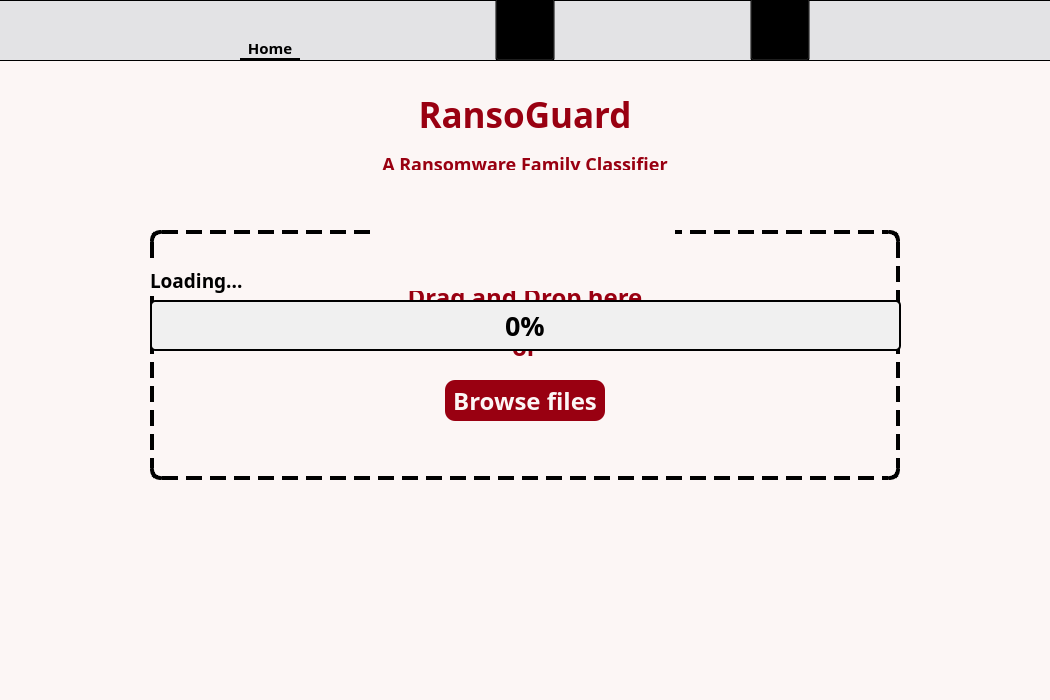
<?xml version="1.0" encoding="UTF-8"?>
<ui version="4.0">
 <class>Dialog</class>
 <widget class="QDialog" name="Dialog">
  <property name="geometry">
   <rect>
    <x>0</x>
    <y>0</y>
    <width>1050</width>
    <height>700</height>
   </rect>
  </property>
  <property name="focusPolicy">
   <enum>Qt::NoFocus</enum>
  </property>
  <property name="windowTitle">
   <string>Dialog</string>
  </property>
  <property name="layoutDirection">
   <enum>Qt::LeftToRight</enum>
  </property>
  <property name="styleSheet">
   <string notr="true">background-color:#FCF6F5;</string>
  </property>
  <widget class="QLabel" name="dragndrop_label">
   <property name="geometry">
    <rect>
     <x>150</x>
     <y>230</y>
     <width>750</width>
     <height>250</height>
    </rect>
   </property>
   <property name="font">
    <font>
     <family>Century Gothic</family>
     <pointsize>18</pointsize>
     <weight>75</weight>
     <bold>true</bold>
    </font>
   </property>
   <property name="styleSheet">
    <string notr="true">border: 4px dashed black;
    border-radius: 10px;


color:#990011</string>
   </property>
   <property name="text">
    <string>&lt;html&gt;
&lt;head/&gt;
&lt;body&gt;
&lt;p style=&quot;line-height: 1.5;&quot;&gt;Drag and Drop here&lt;br/&gt;or&lt;br/&gt;Browse files&lt;/p&gt;
&lt;/body&gt;
&lt;/html&gt;
</string>
   </property>
   <property name="alignment">
    <set>Qt::AlignCenter</set>
   </property>
  </widget>
  <widget class="QPushButton" name="browse_files_button">
   <property name="geometry">
    <rect>
     <x>445</x>
     <y>380</y>
     <width>160</width>
     <height>41</height>
    </rect>
   </property>
   <property name="font">
    <font>
     <family>Century Gothic</family>
     <pointsize>18</pointsize>
     <weight>75</weight>
     <bold>true</bold>
    </font>
   </property>
   <property name="styleSheet">
    <string notr="true">QPushButton {
	background-color: #990011;
    color:#FCF6F5;
    border-radius: 10px;
}</string>
   </property>
   <property name="text">
    <string>Browse files</string>
   </property>
  </widget>
  <widget class="QLabel" name="label">
   <property name="geometry">
    <rect>
     <x>325</x>
     <y>90</y>
     <width>400</width>
     <height>80</height>
    </rect>
   </property>
   <property name="font">
    <font>
     <family>Century Gothic</family>
     <pointsize>26</pointsize>
     <weight>75</weight>
     <bold>true</bold>
    </font>
   </property>
   <property name="styleSheet">
    <string notr="true">color:#990011</string>
   </property>
   <property name="text">
    <string>&lt;p &gt;RansoGuard&lt;/p&gt;
&lt;p style=&quot;font-size: 18px;&quot;&gt;A Ransomware Family Classifier&lt;/p&gt;</string>
   </property>
   <property name="alignment">
    <set>Qt::AlignCenter</set>
   </property>
  </widget>
  <widget class="QWidget" name="menu_widget" native="true">
   <property name="geometry">
    <rect>
     <x>0</x>
     <y>0</y>
     <width>1050</width>
     <height>61</height>
    </rect>
   </property>
   <property name="styleSheet">
    <string notr="true">#menu_widget{
border-top: 1px solid rgb(0, 0, 0);
border-bottom: 1px solid rgb(0, 0, 0);

background-color: rgb(227, 227, 229)
} 


#menu_widget QPushButton
{

background-color: transparent;
}



#menu_widget QLabel{
 background-color: transparent;
}




#menu_widget QPushButton:checked
{

padding-top: 3px;
border: 3px solid black;
border-left: none;
border-right: none;
border-top: none;
}





</string>
   </property>
   <widget class="QLabel" name="home_label">
    <property name="geometry">
     <rect>
      <x>240</x>
      <y>37</y>
      <width>60</width>
      <height>21</height>
     </rect>
    </property>
    <property name="font">
     <font>
      <family>Century Gothic</family>
      <pointsize>11</pointsize>
      <weight>75</weight>
      <bold>true</bold>
     </font>
    </property>
    <property name="text">
     <string>Home</string>
    </property>
    <property name="alignment">
     <set>Qt::AlignCenter</set>
    </property>
   </widget>
   <widget class="QPushButton" name="homeButton">
    <property name="geometry">
     <rect>
      <x>240</x>
      <y>-12</y>
      <width>60</width>
      <height>73</height>
     </rect>
    </property>
    <property name="font">
     <font>
      <family>Century Gothic</family>
      <pointsize>14</pointsize>
      <weight>75</weight>
      <bold>true</bold>
     </font>
    </property>
    <property name="toolTip">
     <string/>
    </property>
    <property name="styleSheet">
     <string notr="true"/>
    </property>
    <property name="text">
     <string/>
    </property>
    <property name="icon">
     <iconset>
      <normaloff>../../Downloads/home.png</normaloff>../../Downloads/home.png</iconset>
    </property>
    <property name="iconSize">
     <size>
      <width>26</width>
      <height>26</height>
     </size>
    </property>
    <property name="checkable">
     <bool>true</bool>
    </property>
    <property name="checked">
     <bool>true</bool>
    </property>
    <property name="autoExclusive">
     <bool>true</bool>
    </property>
   </widget>
   <widget class="QLabel" name="history_label">
    <property name="geometry">
     <rect>
      <x>495</x>
      <y>37</y>
      <width>60</width>
      <height>21</height>
     </rect>
    </property>
    <property name="font">
     <font>
      <family>Century Gothic</family>
      <pointsize>11</pointsize>
      <weight>75</weight>
      <bold>true</bold>
     </font>
    </property>
    <property name="text">
     <string>History</string>
    </property>
    <property name="alignment">
     <set>Qt::AlignCenter</set>
    </property>
   </widget>
   <widget class="QPushButton" name="historyButton">
    <property name="geometry">
     <rect>
      <x>495</x>
      <y>-8</y>
      <width>60</width>
      <height>69</height>
     </rect>
    </property>
    <property name="font">
     <font>
      <family>Century Gothic</family>
      <pointsize>14</pointsize>
      <weight>75</weight>
      <bold>true</bold>
     </font>
    </property>
    <property name="toolTip">
     <string/>
    </property>
    <property name="styleSheet">
     <string notr="true"/>
    </property>
    <property name="text">
     <string/>
    </property>
    <property name="icon">
     <iconset>
      <normaloff>../../Downloads/histroy.png</normaloff>../../Downloads/histroy.png</iconset>
    </property>
    <property name="iconSize">
     <size>
      <width>26</width>
      <height>26</height>
     </size>
    </property>
    <property name="checkable">
     <bool>true</bool>
    </property>
    <property name="checked">
     <bool>false</bool>
    </property>
    <property name="autoExclusive">
     <bool>true</bool>
    </property>
   </widget>
   <widget class="QLabel" name="settings_label">
    <property name="geometry">
     <rect>
      <x>750</x>
      <y>37</y>
      <width>60</width>
      <height>21</height>
     </rect>
    </property>
    <property name="font">
     <font>
      <family>Century Gothic</family>
      <pointsize>11</pointsize>
      <weight>75</weight>
      <bold>true</bold>
     </font>
    </property>
    <property name="text">
     <string>&lt;html&gt;&lt;head/&gt;&lt;body&gt;&lt;p&gt;Help&lt;/p&gt;&lt;/body&gt;&lt;/html&gt;</string>
    </property>
    <property name="alignment">
     <set>Qt::AlignCenter</set>
    </property>
   </widget>
   <widget class="QPushButton" name="settingsButton">
    <property name="geometry">
     <rect>
      <x>750</x>
      <y>-12</y>
      <width>60</width>
      <height>73</height>
     </rect>
    </property>
    <property name="font">
     <font>
      <family>Century Gothic</family>
      <pointsize>14</pointsize>
      <weight>75</weight>
      <bold>true</bold>
     </font>
    </property>
    <property name="toolTip">
     <string/>
    </property>
    <property name="styleSheet">
     <string notr="true"/>
    </property>
    <property name="text">
     <string/>
    </property>
    <property name="icon">
     <iconset>
      <normaloff>../../Downloads/settings.png</normaloff>../../Downloads/settings.png</iconset>
    </property>
    <property name="iconSize">
     <size>
      <width>26</width>
      <height>26</height>
     </size>
    </property>
    <property name="checkable">
     <bool>true</bool>
    </property>
    <property name="autoExclusive">
     <bool>true</bool>
    </property>
   </widget>
  </widget>
  <widget class="QProgressBar" name="progressBar">
   <property name="geometry">
    <rect>
     <x>150</x>
     <y>300</y>
     <width>751</width>
     <height>51</height>
    </rect>
   </property>
   <property name="font">
    <font>
     <family>Century Gothic</family>
     <pointsize>20</pointsize>
     <weight>75</weight>
     <bold>true</bold>
    </font>
   </property>
   <property name="styleSheet">
    <string notr="true">QProgressBar {
            border: 2px solid black;
            border-radius: 5px;
            background-color: #f0f0f0;
            text-align: center;
        }
        
        QProgressBar::chunk {
            background-color: #990011;
            width: 20px;
        }</string>
   </property>
   <property name="value">
    <number>0</number>
   </property>
  </widget>
  <widget class="QLabel" name="loadin_label">
   <property name="geometry">
    <rect>
     <x>150</x>
     <y>265</y>
     <width>101</width>
     <height>31</height>
    </rect>
   </property>
   <property name="font">
    <font>
     <family>Century Gothic</family>
     <pointsize>14</pointsize>
     <weight>75</weight>
     <bold>true</bold>
    </font>
   </property>
   <property name="text">
    <string>Loading...</string>
   </property>
  </widget>
  <widget class="QLabel" name="changing_label">
   <property name="geometry">
    <rect>
     <x>375</x>
     <y>230</y>
     <width>300</width>
     <height>61</height>
    </rect>
   </property>
   <property name="font">
    <font>
     <family>Century Gothic</family>
     <pointsize>18</pointsize>
     <weight>75</weight>
     <bold>true</bold>
    </font>
   </property>
   <property name="styleSheet">
    <string notr="true">color:#990011;
text-align: center;

QLabel { text-align: center; }</string>
   </property>
   <property name="text">
    <string/>
   </property>
   <property name="alignment">
    <set>Qt::AlignCenter</set>
   </property>
  </widget>
 </widget>
 <resources/>
 <connections/>
</ui>
